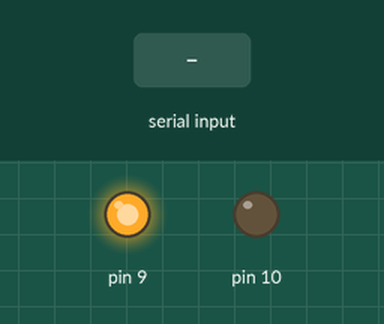
Recording of a sketch running on a simulated Arduino Uno, built with avr-gcc and run on an emulated ATmega328P. On the bench: output pins drawn as LEDs (lit = HIGH). Inputs (shaded band) come from the test bench. What the sketch prints to the serial monitor is not drawn.

Above: at 1.2 s.
1.3 s: "200\n" received over Serial
At 1.6 s:
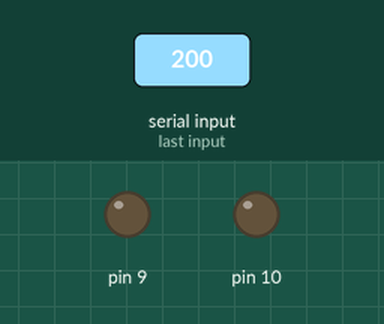
2.8 s: "90,45\n" received over Serial
At 3.9 s:
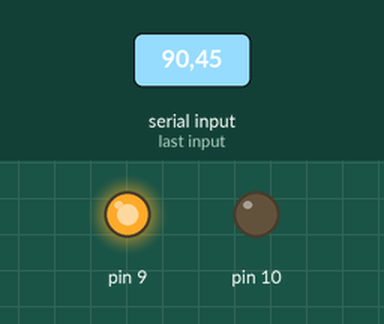
Timing chart, 0 to 5.8 s (numbered marks = the images above; inputs shaded):
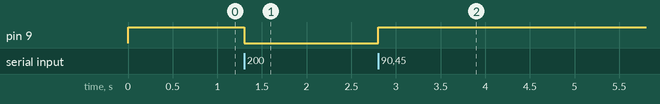

The sketch:

sketch_dec15a.ino
```cpp
void setup() {
 Serial.begin(9600);
 Serial.println("<Arduino is ready>");
 pinMode(9, OUTPUT);
 pinMode(10, OUTPUT);
 digitalWrite(9, HIGH);
 digitalWrite(10, LOW);
}

void loop() {
 recvOneChar();
}

void recvOneChar() {
  int i;
 if (Serial.available() > 0) {
  i = Serial.read()-48;
  if (i)
    digitalWrite(9, HIGH);
  else
    digitalWrite(9, LOW);
  discard();
 }
}

void discard()
{
  int i;
  while (!Serial.available()) ;
  if (Serial.available() > 0)
   i = Serial.read()-48;
}
```

Measured:
- after the input at 1.3 s, pin 9: HIGH → LOW at once
- after the input at 2.8 s, pin 9: LOW → HIGH at once
